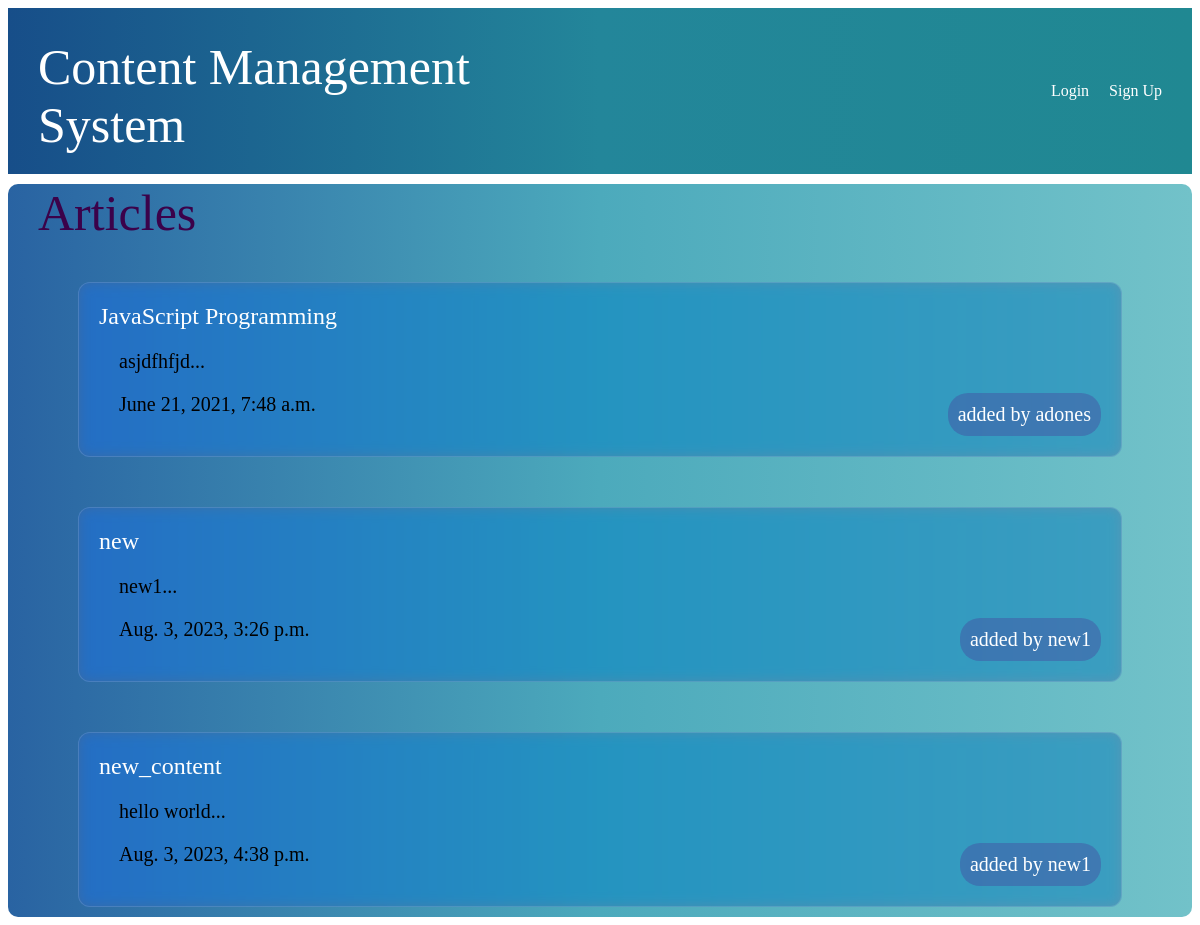
The app's page /articles/ with its own data.
### articles/models.py (models this page shows, shortened)
class Article(models.Model):
	title = models.CharField(max_length = 100)
	slug = models.SlugField()
	body = models.TextField()
	date = models.DateTimeField(auto_now_add = True)
	thumb = models.ImageField(default = 'default.png', blank = True)
	author = models.ForeignKey(User, default = None, on_delete = models.SET_DEFAULT)
	def snippet(self):
		return self.body[:50] + "..."

### articles/views.py (the view)
# urls.py: path('', views.article_list, name = 'list'),
def article_list(request):
	articles = Article.objects.all().order_by('date')
	return render(request, 'articles/article_list.html', {'articles': articles})

### articles/templates/articles/article_list.html (shortened to what this page needs)
{%extends 'base_layout.html'%}
	{% block content %}
<!DOCTYPE html>
<html>
<head>
	<link rel="stylesheet" type="text/css" href="/static/style.css">
	<div class="main">
	<h1>Articles</h1>
	<div class="articles">
		{% for article in articles %}
			<div class="article">
				<h2><a href="{% url 'articles:detail' slug=article.slug %}">{{article.title}}</a></h2>
				<p>{{article.snippet}}</p>
				<p>{{article.date}}</p>
				<p class="auth">added by {{article.author.username}}</p>
			</div>
		{% endfor %}
	</div>
	</div>
	{% endblock %}

### templates/base_layout.html (shortened to what this page needs)
{% load static from static %}
<!DOCTYPE html>
<html>
<head>
	<link rel="stylesheet" type="text/css" href="{% static 'style.css' %}">
</head>
<body>
	<div class="" style="background-color: white; color: black;border-radius: 10px">
		<header style="background-image: linear-gradient(to right,#174e89, #23869a, #208892)">
			<h1><a href="{% url 'home' %}">Content Management System</a></h1>
			<nav>
				{% if user.is_authenticated %}
				<ul>
					<li>
						<form class="logout-link" action="{% url 'accounts:logout' %}" method="post">
							{% csrf_token %}
							<button type="submit">Logout</button>
						</form>
					</li>
					<li><a href="{% url 'articles:create' %}" class="highlight"> Create New Article</a></li>
					{% else %}
						<li><a href="{% url 'accounts:login' %}" class="button">Login</a></li>
						<li><a href="{% url 'accounts:signup' %}" class="button">Sign Up</a></li>
					{% endif %}
			</nav>
		</header>
		{% block content %}
		{% endblock %}
	</div>
</body>
</html>

### assets/style.css (style rules this page uses)
body { background-color: #0f121f; color: #fff; }
body * { font-family: tahoma; }
h1, h2, h3, h4 { font-weight: normal; margin: 0 }
a, a:hover, a:visited { color: #fff; text-decoration: none; }
header { display: grid; grid-template-columns: 1fr 1fr; padding: 20px 0; }
nav { justify-self:end; }
nav li { display: inline-block; margin-left:20px; }
.articles { display:grid; grid-template-columns: 1fr 1fr 1fr; grid-gap: 30px; }
.article { padding:10px; border: 1px solid #00bda0; position: relative; }
.article h2 { font-size: 1.2em; }

### templates/base_layout.html (style rules this page uses)
nav { display: flex; justify-content: center; align-items: center; }
nav li { display: inline-block; position: relative; right: 30px; }

### articles/templates/articles/article_list.html (style rules this page uses)
body { background-color: white; }
.main { background-image: linear-gradient(to right,#2963A2, #4CAABC, #72C2C9); border-radius: 10px; }
h1 { color:rgb(59, 2, 74); font-size:50px; margin-left:30px; margin-top:10px; }
.articles { font-size:20px; margin-left:60px; display:grid; grid-template-columns: 1fr; grid-gap: 30px; margin-top:30px; margin-right:60px; }
p { margin-left:20px; }
.article { position:relative; backdrop-filter: blur(7px) saturate(200%); -webkit-backdrop-filter: blur(7px) saturate(200%); background-color: rgba(76, 104, 157, 0.484); border-radius: 12px; border: 1px solid rgba(255, 255, 255, 0.125); margin: 10px; padding: 20px; }
.auth { margin-right:20px; background-color:red; color:white; padding: 10px; background: rgba(74, 57, 153, 0.358); position: absolute; right: 0; bottom: 0; border-radius:20px; }

### records on screen
Article: title "JavaScript Programming", snippet "asjdfhfjd...", date "June 21, 2021, 7:48 a.m.", author.username "adones"
Article: title "new", snippet "new1...", date "Aug. 3, 2023, 3:26 p.m.", author.username "new1"
Article: title "new_content", snippet "hello world...", date "Aug. 3, 2023, 4:38 p.m.", author.username "new1"
